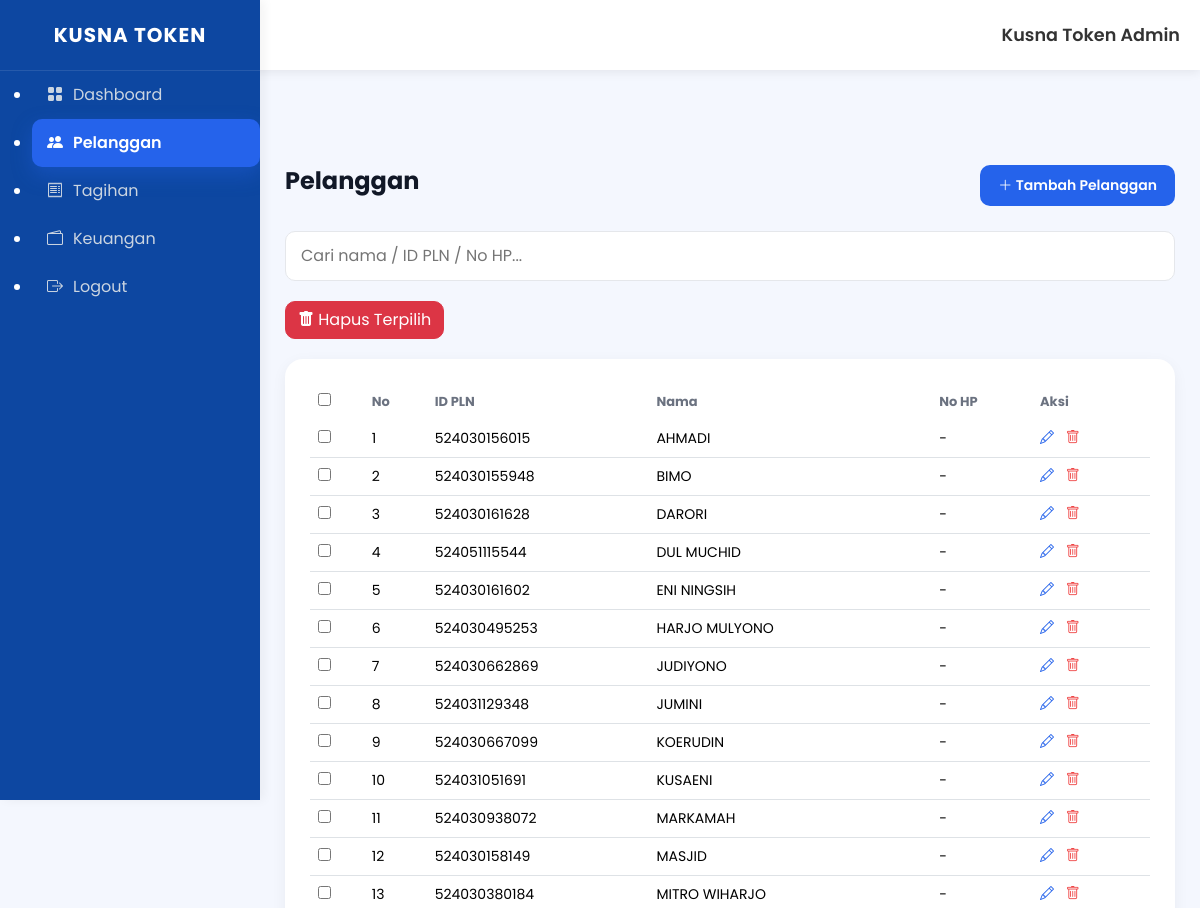
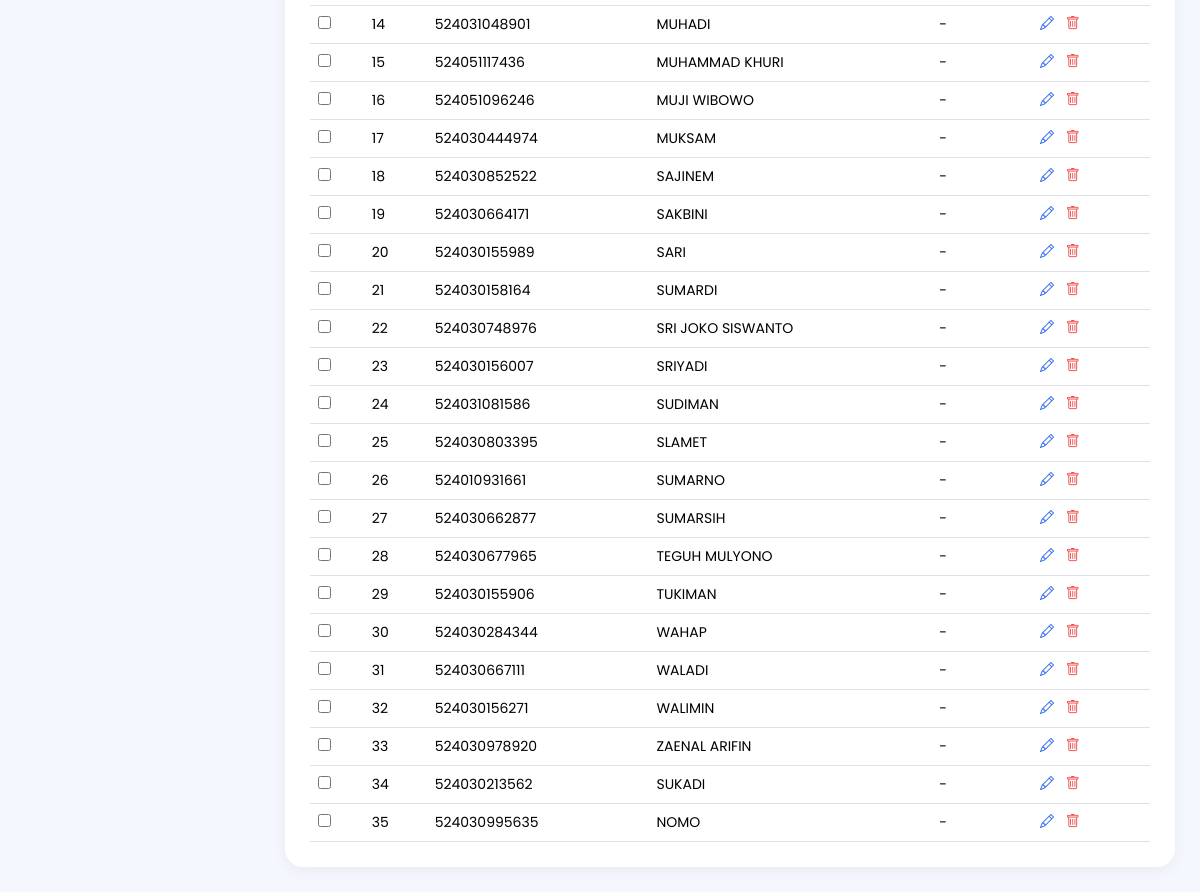
The app's page /admin/pelanggan (signed in) with its own data (2 pictures, top to bottom).
### models/pelanggan.py (models this page shows)
class Pelanggan(db.Model):
    id = db.Column(db.Integer, primary_key=True)
    nama = db.Column(db.String(100))
    id_pln = db.Column(db.String(50))

### app.py (the view)
@app.route("/admin/pelanggan")
def admin_pelanggan():
    if not session.get("admin"):
        return redirect("/login")
    keyword = request.args.get("search")
    if keyword:
        semua_pelanggan = Pelanggan.query.filter(
            Pelanggan.nama.contains(keyword)
        ).all()
    else:
        semua_pelanggan = Pelanggan.query.all()
    return render_template(
    "admin_pelanggan.html",
    pelanggan=semua_pelanggan,
    active_page="pelanggan"
    )

### templates/admin_pelanggan.html (shortened to what this page needs)
{% extends "admin_layout.html" %} {% block content %}
<div class="page-header">
  <h3>Pelanggan</h3>
  <a href="/admin/tambah-pelanggan" class="btn-primary-custom">
    <i class="bi bi-plus-lg"></i>
    Tambah Pelanggan
  </a>
</div>
<form method="GET" action="/admin/pelanggan">
  <div class="search-box">
    <input
      type="text"
      name="search"
      placeholder="Cari nama / ID PLN / No HP..."
      value="{{ request.args.get('search','') }}"
    />
  </div>
</form>
<form
  method="POST"
  action="/admin/hapus-pelanggan-massal"
  onsubmit="return confirm('Hapus semua pelanggan yang dipilih?');"
>
  <div style="margin-bottom: 20px">
    <button type="submit" class="btn btn-danger">
      <i class="bi bi-trash-fill"></i>
      Hapus Terpilih
    </button>
  </div>
  <div class="table-card">
    <div class="table-responsive">
      <table class="table align-middle">
        <thead>
          <tr>
            <th>
              <input type="checkbox" id="checkAll" onclick="toggleAll()" />
            </th>
            <th>No</th>
            <th>ID PLN</th>
            <th>Nama</th>
            <th>No HP</th>
            <th>Aksi</th>
          </tr>
        </thead>
        <tbody>
          {% for p in pelanggan %}
          <tr>
            <td>
              <input
                type="checkbox"
                name="pelanggan_ids"
                value="{{ p.id }}"
                class="row-check"
              />
            </td>
            <td>{{ loop.index }}</td>
            <td>{{ p.id_pln }}</td>
            <td>{{ p.nama }}</td>
            <td>{{ p.hp or '-' }}</td>
            <td>
              <a href="/admin/edit-pelanggan/{{ p.id }}" class="btn-icon edit">
                <i class="bi bi-pencil"></i>
              </a>
              <a
                href="/admin/hapus-pelanggan/{{ p.id }}"
                class="btn-icon delete"
                onclick="return confirm('Hapus pelanggan ini?');"
              >
                <i class="bi bi-trash"></i>
              </a>
            </td>
          </tr>
          {% endfor %}
        </tbody>
      </table>
    </div>
  </div>
</form>
{% endblock %}

### static/css/admin.css (style rules this page uses)
* { font-family: "Poppins", sans-serif; }
body { background: #f4f7fc; }
.table { margin-bottom: 0; }
.table th { border: none; color: #7b8798; }
.table td { vertical-align: middle; }
.page-header { display: flex; justify-content: space-between; align-items: center; margin-bottom: 20px; }
.page-header h3 { font-size: 24px; font-weight: 700; color: #111827; }
.btn-primary-custom { background: #2563eb; color: white; text-decoration: none; padding: 10px 18px; border-radius: 10px; font-size: 14px; font-weight: 600; }
.search-box { margin-bottom: 20px; }
.search-box input { width: 100%; border: 1px solid #e5e7eb; border-radius: 10px; padding: 12px 15px; outline: none; }
.table-card { background: white; border-radius: 16px; padding: 20px; box-shadow: 0 2px 12px rgba(0, 0, 0, 0.05); }
.table th { font-size: 13px; color: #6b7280; }
.table td { font-size: 14px; vertical-align: middle; }
.btn-icon { text-decoration: none; margin-right: 8px; }
.btn-icon.edit { color: #2563eb; }
.btn-icon.delete { color: #ef4444; }
.page-header { display: flex; justify-content: space-between; align-items: center; margin-bottom: 25px; }
.btn-primary-custom { background: #2563eb; color: white; padding: 10px 18px; border-radius: 10px; text-decoration: none; font-weight: 600; }
.table-card { background: white; border-radius: 18px; padding: 25px; box-shadow: 0 4px 15px rgba(0, 0, 0, 0.05); }
body { background: #f4f7fe; margin: 0; font-family: "Segoe UI", Roboto, Helvetica, Arial, sans-serif; }
.btn { border-radius: 10px; }
.table-card { overflow-x: auto; }
.table-responsive { overflow-x: auto; }
html, body { overflow-x: hidden; overflow-y: auto !important; height: auto !important; }

### records on screen
Pelanggan: id_pln "524030156015", nama "AHMADI", hp "-"
Pelanggan: id_pln "524030155948", nama "BIMO", hp "-"
Pelanggan: id_pln "524030161628", nama "DARORI", hp "-"
Pelanggan: id_pln "524051115544", nama "DUL MUCHID", hp "-"
Pelanggan: id_pln "524030161602", nama "ENI NINGSIH", hp "-"
Pelanggan: id_pln "524030495253", nama "HARJO MULYONO", hp "-"
Pelanggan: id_pln "524030662869", nama "JUDIYONO", hp "-"
Pelanggan: id_pln "524031129348", nama "JUMINI", hp "-"
Pelanggan: id_pln "524030667099", nama "KOERUDIN", hp "-"
Pelanggan: id_pln "524031051691", nama "KUSAENI", hp "-"
Pelanggan: id_pln "524030938072", nama "MARKAMAH", hp "-"
Pelanggan: id_pln "524030158149", nama "MASJID", hp "-"
Pelanggan: id_pln "524030380184", nama "MITRO WIHARJO", hp "-"
Pelanggan: id_pln "524031048901", nama "MUHADI", hp "-"
Pelanggan: id_pln "524051117436", nama "MUHAMMAD KHURI", hp "-"
Pelanggan: id_pln "524051096246", nama "MUJI WIBOWO", hp "-"
Pelanggan: id_pln "524030444974", nama "MUKSAM", hp "-"
Pelanggan: id_pln "524030852522", nama "SAJINEM", hp "-"
Pelanggan: id_pln "524030664171", nama "SAKBINI", hp "-"
Pelanggan: id_pln "524030155989", nama "SARI", hp "-"
Pelanggan: id_pln "524030158164", nama "SUMARDI", hp "-"
Pelanggan: id_pln "524030748976", nama "SRI JOKO SISWANTO", hp "-"
Pelanggan: id_pln "524030156007", nama "SRIYADI", hp "-"
Pelanggan: id_pln "524031081586", nama "SUDIMAN", hp "-"
Pelanggan: id_pln "524030803395", nama "SLAMET", hp "-"
Pelanggan: id_pln "524010931661", nama "SUMARNO", hp "-"
Pelanggan: id_pln "524030662877", nama "SUMARSIH", hp "-"
Pelanggan: id_pln "524030677965", nama "TEGUH MULYONO", hp "-"
Pelanggan: id_pln "524030155906", nama "TUKIMAN", hp "-"
Pelanggan: id_pln "524030284344", nama "WAHAP", hp "-"
Pelanggan: id_pln "524030667111", nama "WALADI", hp "-"
Pelanggan: id_pln "524030156271", nama "WALIMIN", hp "-"
Pelanggan: id_pln "524030978920", nama "ZAENAL ARIFIN", hp "-"
Pelanggan: id_pln "524030213562", nama "SUKADI", hp "-"
Pelanggan: id_pln "524030995635", nama "NOMO", hp "-"
